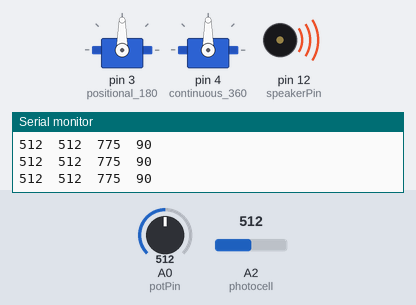
A sketch run on a simulated Arduino Uno, built with avr-gcc and run on an emulated ATmega328P. On the bench: 2 × servo, buzzer (waves = sounding), the last lines printed to the serial monitor. The inputs (shaded band) are chosen by the test bench; at power-on: A0 (potPin) = 512, A2 (photocell) = 512.

Above: at 1.2 s.
1.3 s: A0 (potPin) set to 555
At 2.4 s:
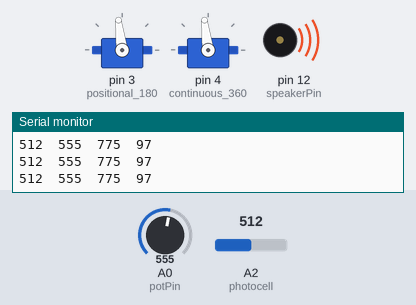
4.3 s: A0 (potPin) set to 580
At 5.5 s:
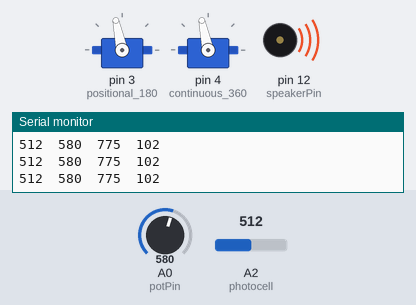
5.8 s: A0 (potPin) set to 306
At 6.9 s:
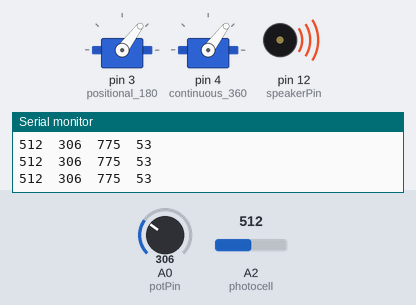
7.3 s: A0 (potPin) set to 104
At 8.0 s:
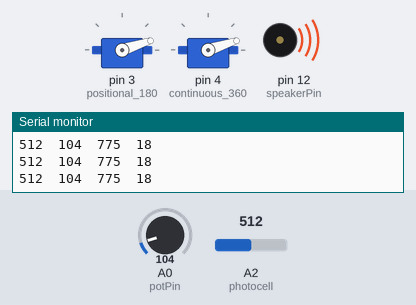
8.8 s: A0 (potPin) set to 91
At 10.2 s:
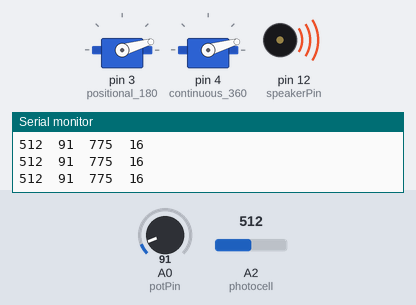
11.8 s: A2 (photocell) set to 664
At 12.8 s:
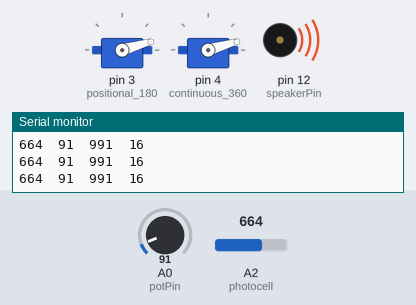
13.3 s: A2 (photocell) set to 688
Timing chart, 0 to 15.8 s (numbered marks = the images above; inputs shaded):
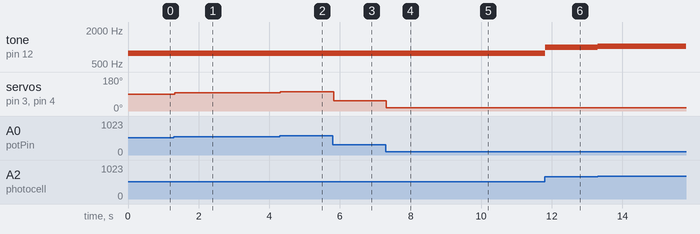

Measured:
- after the input at 1.3 s, servo on pin 3 (positional_180), servo on pin 4 (continuous_360): 90° → 97° at once
- after the input at 4.3 s, servo on pin 3 (positional_180), servo on pin 4 (continuous_360): 97° → 102° at once
- after the input at 5.8 s, servo on pin 3 (positional_180), servo on pin 4 (continuous_360): 102° → 53° at once
- after the input at 7.3 s, servo on pin 3 (positional_180), servo on pin 4 (continuous_360): 53° → 18° at once
- after the input at 8.8 s, servo on pin 3 (positional_180), servo on pin 4 (continuous_360): 18° → 16° at once
- after the input at 11.8 s, tone on pin 12 (speakerPin): 775 Hz → 991 Hz at once
- after the input at 13.3 s, tone on pin 12 (speakerPin): 991 Hz → 1025 Hz at once

The sketch:

W08-07-2in3out.ino
```cpp
// W08-07-2In3Out

// in this code we map two analog inputs to 3 ouputs

// inputs are a photocell and a POTentiometer
// outputs are sound and 2 kinds of servo


#include <Servo.h>

// circuit variables
Servo positional_180;
Servo continuous_360;

int photocell = A2; // where is the circuit ?
int currentBrightness;

int potPin = A0;
int currentPosition = 0;

int speakerPin = 12; // where is the circuit?

// brighness limits for mapping
int brightnessLow = 0;    // adjust both of these for your context
int brightnessHigh = 1023;

// postion limits for mapping
int potLow = 0;    // adjust both of these for your context
int potHigh = 1023;

// frequency limits for mapping
int speakerLow = 50;     // tune to your desired frequency range
int speakerHigh = 1500;

// servo postion limits for mapping
int servoLow = 0;
int servoHigh = 180;


void setup() {

  pinMode(photocell, INPUT );
  pinMode(potPin, INPUT);

  pinMode(speakerPin, OUTPUT);

  positional_180.attach(3);
  continuous_360.attach(4);
  Serial.begin(9600);

}

void loop() {

  // READ sensors
  currentBrightness = analogRead(photocell);
  currentPosition   = analogRead(potPin);

  // display
  Serial.print(currentBrightness);
  Serial.print('\t');

  Serial.print(currentPosition);
  Serial.print('\t');

  // map - integrate sensors
  int frequency = map(currentBrightness,brightnessLow,brightnessHigh,speakerLow,speakerHigh);
  int servoValue = map(currentPosition, potLow, potHigh, servoLow, servoHigh); //0,180

  //take action
  tone(speakerPin, frequency);
  positional_180.write(servoValue);
  continuous_360.write(servoValue);

  // uncomment below once you have your sensor limits sorted above.
  Serial.print(frequency);
  Serial.print('\t');
  Serial.print(servoValue);

  Serial.println();

} // end loop
```
